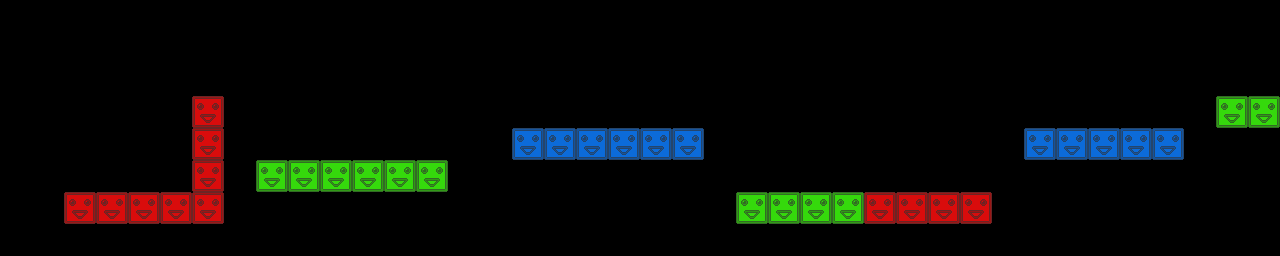

A 2D game scene composited from a Tiled map and its tileset images. What follows is a short description and the map's XML, with each tile layer's data collapsed to a summary:
An orthogonal 40x8 tile map with 32x32 px tiles, 3 tile layers (red, green, blue) and 9 objects.

<map version="1.0" orientation="orthogonal" renderorder="right-down" width="40" height="8" tilewidth="32" tileheight="32">
 <tileset firstgid="1" name="blocks" tilewidth="32" tileheight="32">
  <image source="blocks.png" width="96" height="32" />
 </tileset>
 <layer name="red" width="40" height="8">
  <data>[320 cells, 12 non-empty, 1 distinct tile ids]</data>
 </layer>
 <layer name="green" width="40" height="8">
  <data>[320 cells, 12 non-empty, 1 distinct tile ids]</data>
 </layer>
 <layer name="blue" width="40" height="8">
  <data>[320 cells, 11 non-empty, 1 distinct tile ids]</data>
 </layer>
 <objectgroup name="crystals">
  <object x="141" y="153">
   <ellipse />
  </object>
  <object x="327" y="139">
   <ellipse />
  </object>
  <object x="623" y="108">
   <ellipse />
  </object>
  <object x="771" y="171">
   <ellipse />
  </object>
  <object x="951" y="174">
   <ellipse />
  </object>
  <object x="1116" y="69">
   <ellipse />
  </object>
 </objectgroup>
 <objectgroup name="spikes">
  <object x="498" y="42">
   <ellipse />
  </object>
  <object x="499" y="73">
   <ellipse />
  </object>
  <object x="864" y="117">
   <ellipse />
  </object>
 </objectgroup>
</map>
